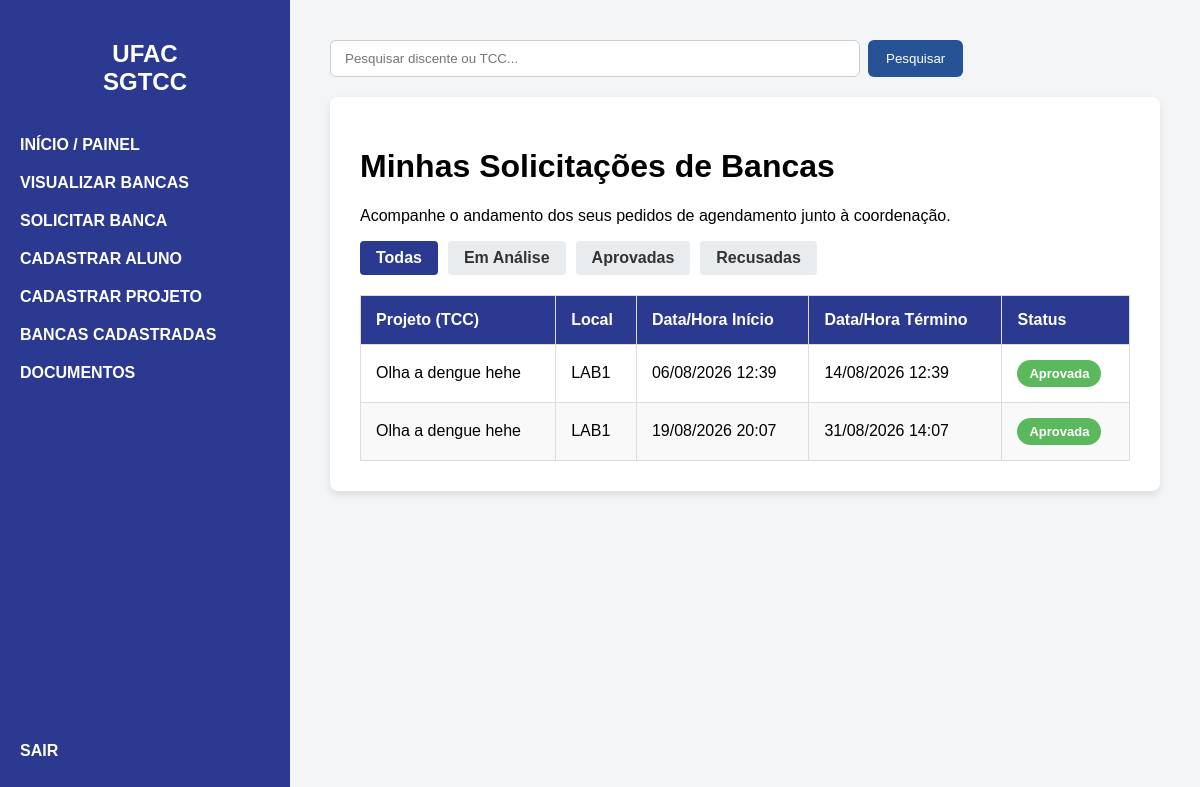
Before: /bancas/ (signed in) with the older database file.
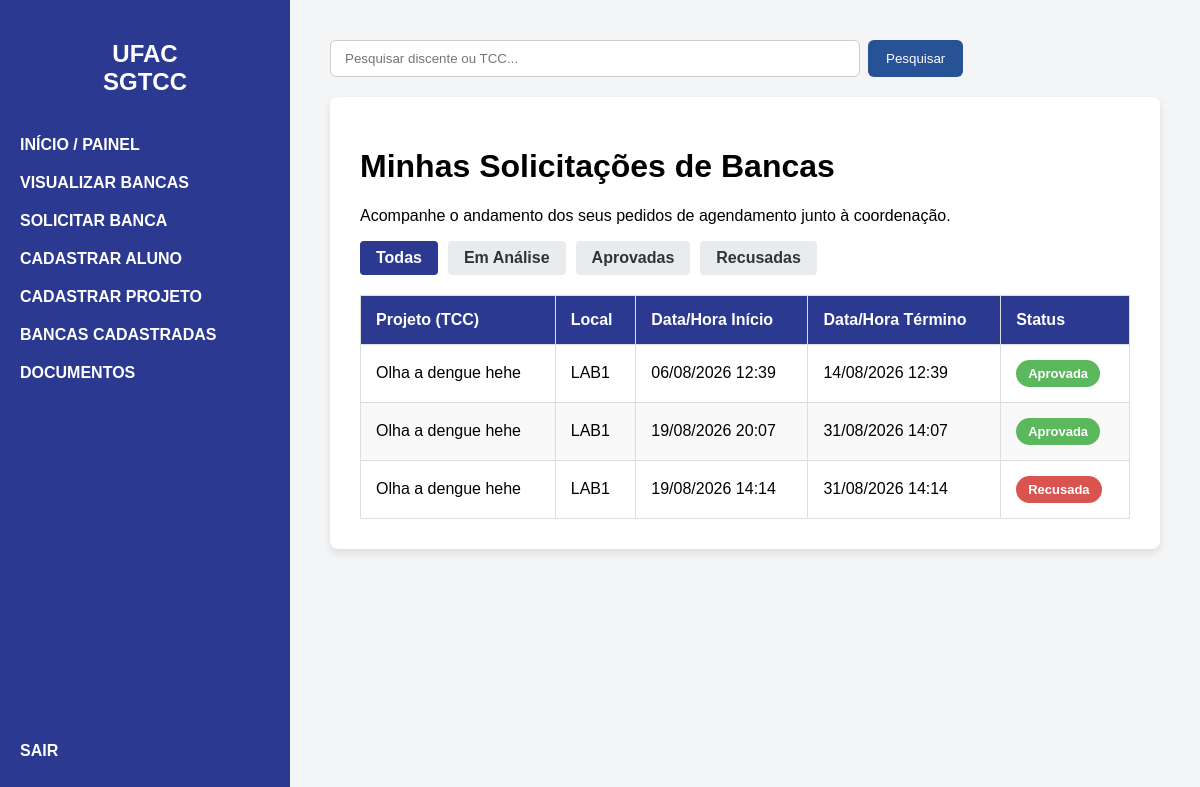
After: the same page with the newer database file.
### bancasapp/models.py (models this page shows, shortened)
class SolicitacaoAgendamento(models.Model):
    STATUS_SOLICITACAO = (
        ('EM_ANÁLISE', 'Em Análise'),
        ('APROVADA', 'Aprovada'),
        ('RECUSADA', 'Recusada'),
    )
    usuario_solicitante = models.ForeignKey(pUsuario, on_delete=models.CASCADE)
    projeto_tcc = models.ForeignKey(ProjetoTCC, on_delete=models.CASCADE)
    espaco = models.ForeignKey(EspacoFisico, on_delete=models.CASCADE)
    opcao_data_inicio = models.DateTimeField()
    opcao_data_fim = models.DateTimeField()
    status = models.CharField(max_length=15, choices=STATUS_SOLICITACAO, default='EM_ANÁLISE')

class ProjetoTCC(models.Model):
    STATUS_TIPO = (
        ('EM_ANÁLISE', 'Em Análise'),
        ('APROVADO', 'Aprovado'),
        ('RECUSADA', 'Recusada'),
    )
    titulo = models.CharField(max_length=255)
    resumo = models.TextField()
    semestre_letivo = models.CharField(max_length=6)
    discente = models.ForeignKey(Discente, on_delete=models.CASCADE)
    status = models.CharField(max_length=15, choices=STATUS_TIPO, default='EM_ANÁLISE')

class EspacoFisico(models.Model):
    nome = models.CharField(max_length=255)

### bancasapp/views.py (the view)
# urls.py: path('bancas/', views.visualizar_bancas, name='visualizar_bancas'),
@login_required(login_url='login')
def visualizar_bancas(request):
    try:
        perfil_logado = request.user.pusuario
        minhas_solicitacoes = SolicitacaoAgendamento.objects.filter(usuario_solicitante=perfil_logado)
    except:
        minhas_solicitacoes = SolicitacaoAgendamento.objects.all()
    status_filtro = request.GET.get('status')
    if status_filtro:
        minhas_solicitacoes = minhas_solicitacoes.filter(status=status_filtro)
    contexto = {
        'solicitacoes': minhas_solicitacoes,
        'status_atual': status_filtro
    }
    return render(request, 'visualizar_bancas.html', contexto)

### templates/visualizar_bancas.html (shortened to what this page needs)
{% extends 'base.html' %}
{% block content %}
    <div class="table-container">
        <h1>Minhas Solicitações de Bancas</h1>
        <p>Acompanhe o andamento dos seus pedidos de agendamento junto à coordenação.</p>
        <div class="filter-menu">
            <a href="{% url 'visualizar_bancas' %}" class="btn-filter {% if not status_atual %}active{% endif %}">Todas</a>
            <a href="{% url 'visualizar_bancas' %}?status=EM_ANÁLISE" class="btn-filter {% if status_atual == 'EM_ANÁLISE' %}active{% endif %}">Em Análise</a>
            <a href="{% url 'visualizar_bancas' %}?status=APROVADA" class="btn-filter {% if status_atual == 'APROVADA' %}active{% endif %}">Aprovadas</a>
            <a href="{% url 'visualizar_bancas' %}?status=RECUSADA" class="btn-filter {% if status_atual == 'RECUSADA' %}active{% endif %}">Recusadas</a>
        </div>
        <table>
            <thead>
                <tr>
                    <th>Projeto (TCC)</th>
                    <th>Local</th>
                    <th>Data/Hora Início</th>
                    <th>Data/Hora Término</th>
                    <th>Status</th>
                </tr>
            </thead>
            <tbody>
                {% for solicitacao in solicitacoes %}
                    <tr>
                        <td>{{ solicitacao.projeto_tcc.titulo }}</td>
                        <td>{{ solicitacao.espaco.nome }}</td>
                        <td>{{ solicitacao.opcao_data_inicio|date:"d/m/Y H:i" }}</td>
                        <td>{{ solicitacao.opcao_data_fim|date:"d/m/Y H:i" }}</td>
                        <td>
                            {% if solicitacao.status == 'EM_ANÁLISE' %}
                                <span class="status-badge status-analise">Em Análise</span>
                            {% elif solicitacao.status == 'APROVADA' %}
                                <span class="status-badge status-aprovada">Aprovada</span>
                            {% else %}
                                <span class="status-badge status-recusada">Recusada</span>
                            {% endif %}
                        </td>
                    </tr>
                {% endfor %}
            </tbody>
        </table>
    </div>
{% endblock %}

### templates/base.html (shortened to what this page needs)
{% load static %}
<!DOCTYPE html>
<html lang="pt-br">
<head>
    <link rel="stylesheet" href="{% static 'css/style.css' %}">
</head>
<body>
    <div class="sidebar">
        <h2>UFAC<br>SGTCC</h2>
        <a href="{% url 'dashboard' %}">INÍCIO / PAINEL</a>
        <a href="{% url 'visualizar_bancas' %}">VISUALIZAR BANCAS</a>
        <a href="{% url 'solicitar_banca' %}">SOLICITAR BANCA</a>
        <a href="{% url 'cadastrar_aluno' %}">CADASTRAR ALUNO</a>
        <a href="{% url 'cadastrar_projeto' %}">CADASTRAR PROJETO</a>
        <a href="{% url 'meus_tccs' %}">BANCAS CADASTRADAS</a>
        <a href="{% url 'documentos' %}">DOCUMENTOS</a>
        <div class="footer-menu">
            <a href="#">SAIR</a>
        </div>
    </div>
    <div class="content">
            <form action="{% url 'pesquisar' %}" method="GET" class="barra-pesquisa">
                <input
                    type="text"
                    name="q"
                    placeholder="Pesquisar discente ou TCC..."
                    value="{{ request.GET.q }}"
                >
                <button type="submit">Pesquisar</button>
            </form>
        {% block content %}
        {% endblock %}
    </div>
</body>
</html>

### static/css/style.css (style rules this page uses)
body { margin: 0; font-family: Arial, sans-serif; display: flex; height: 100vh; background-color: #f4f5f7; }
.sidebar { width: 250px; background-color: #2b3990; color: white; padding: 20px; display: flex; flex-direction: column; }
.sidebar h2 { text-align: center; margin-bottom: 40px; }
.sidebar a { color: white; text-decoration: none; display: block; margin-bottom: 20px; font-weight: bold; }
.footer-menu { margin-top: auto; }
.content { flex-grow: 1; padding: 40px; overflow-y: auto; }
.table-container { background-color: white; padding: 30px; border-radius: 8px; box-shadow: 0 4px 8px rgba(0, 0, 0, 0.1); }
table { width: 100%; border-collapse: collapse; margin-top: 20px; }
table th, table td { border: 1px solid #ddd; padding: 15px; text-align: left; }
table th { background-color: #2b3990; color: white; }
table tr:nth-child(even) { background-color: #f9f9f9; }
.status-badge { padding: 6px 12px; border-radius: 20px; font-size: 13px; font-weight: bold; color: white; text-align: center; display: inline-block; }
.status-aprovada { background-color: #5cb85c; }
.status-recusada { background-color: #d9534f; }
.filter-menu { margin-bottom: 20px; display: flex; gap: 10px; }
.btn-filter { padding: 8px 16px; text-decoration: none; color: #333; background-color: #e9ecef; border-radius: 4px; font-weight: bold; transition: background-color 0.3s; }
.btn-filter.active { background-color: #2b3990; color: white; }
.barra-pesquisa { display: flex; gap: 8px; margin-bottom: 20px; }
.barra-pesquisa input { width: 100%; max-width: 500px; padding: 10px 14px; border: 1px solid #ccc; border-radius: 6px; outline: none; }
.barra-pesquisa button { padding: 10px 18px; border: none; border-radius: 6px; background: #285296; color: white; cursor: pointer; }

Changed rows visible on the page:
added SolicitacaoAgendamento: projeto_tcc.titulo "Olha a dengue hehe", espaco.nome "LAB1", opcao_data_inicio "19/08/2026 14:14", opcao_data_fim "31/08/2026 14:14", status "Recusada"
